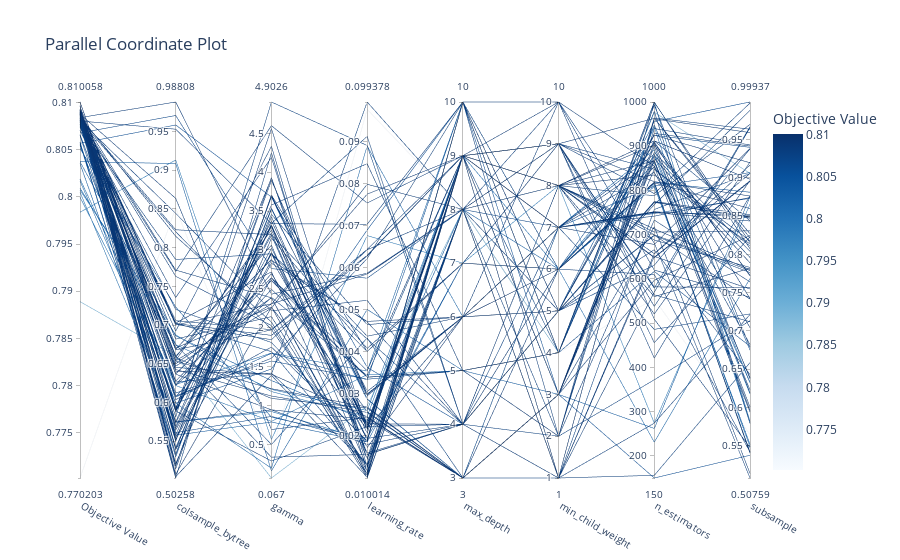

Notebook cell for this chart:
### Code cell
from optuna.visualization import plot_parallel_coordinate

plot_parallel_coordinate(study)
